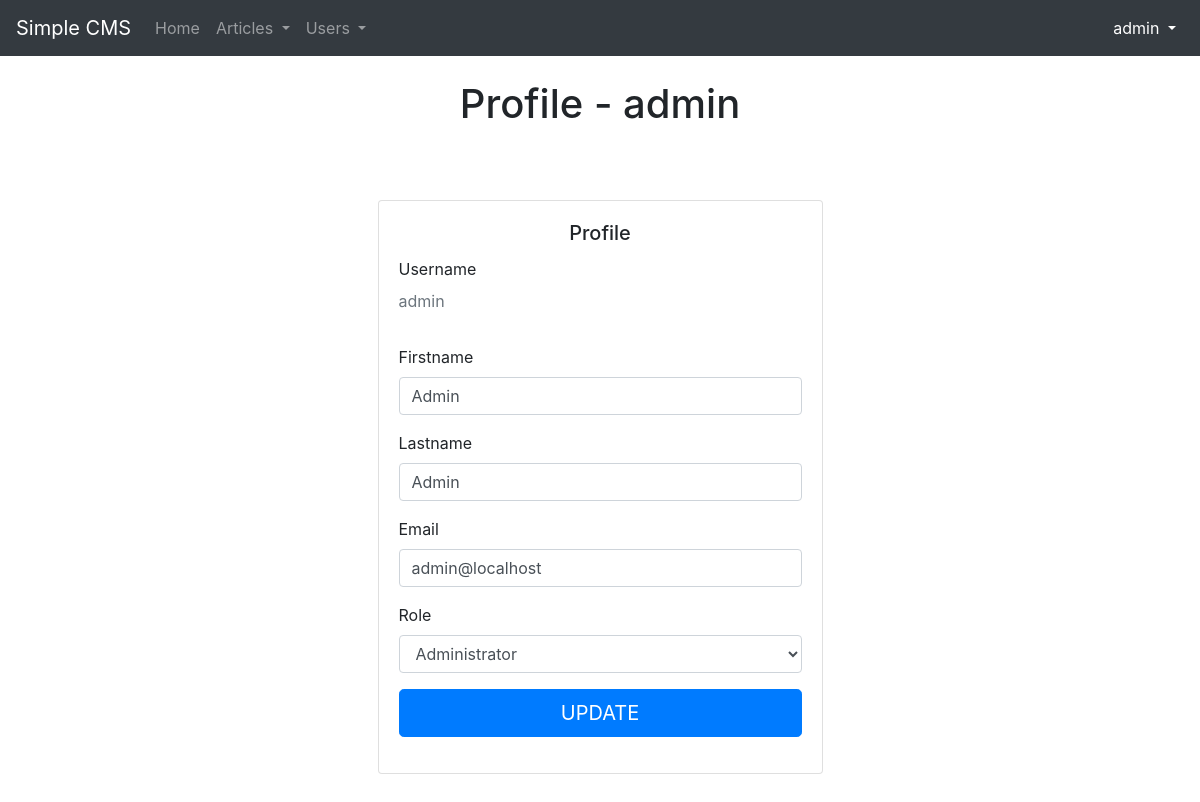
The page /profile.php (signed in) on the database as committed earlier.
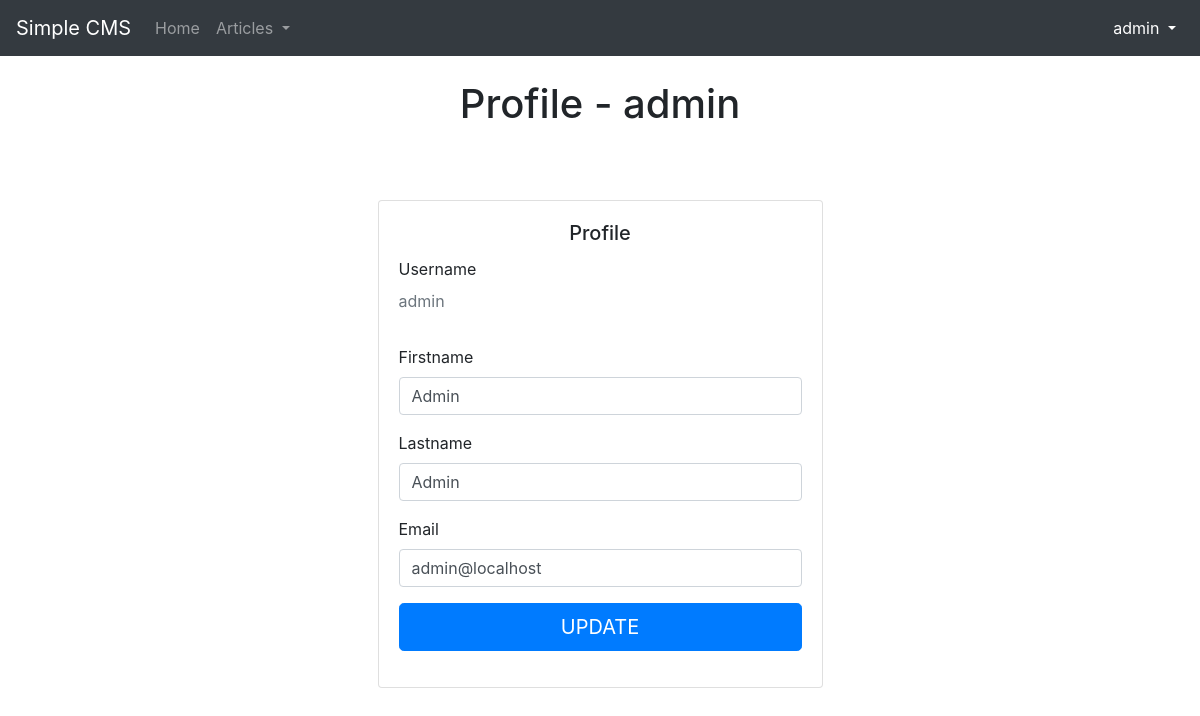
The same page on the database as committed later.
### tables this page shows
CREATE TABLE `users` (
  `ID` int(11) NOT NULL,
  `username` varchar(20) NOT NULL,
  `password` varchar(255) NOT NULL,
  `firstname` varchar(25) NOT NULL,
  `lastname` varchar(25) NOT NULL,
  `email` varchar(45) NOT NULL,
  `role` int(11) NOT NULL DEFAULT '1',
  `nickname` varchar(25) DEFAULT NULL,
  `avatar` varchar(255) DEFAULT NULL,
  `registred_at` timestamp NOT NULL DEFAULT CURRENT_TIMESTAMP
);

### config.php (called while the page is built, shortened)
<?php
	$User_Class = new \site\userClass\user();
	$User_Class->getUserData();
?>

### includes/db.class.php (called while the page is built, shortened)
<?php
	class connection {
		private static $conn, $db_name;
		public static function Select($query, $database = db_name) {
			$result = self::$conn->query($query);
			return $result;
		}
		public static function OpenConnection() {
			self::$conn = new \mysqli(db_host, db_user, db_pass, db_name);
		}
	}
?>

### includes/user.class.php (called while the page is built, shortened)
<?php
	require_once 'includes/db.class.php';
	class user {
		public function getUserData($userID = null) {
			if ($userID === null) {
				$query = sprintf("SELECT * FROM users WHERE ID = '%s'", $_SESSION['user']);
			} else {
				$query = sprintf("SELECT * FROM users WHERE ID = '%s'", $userID);
			}
			$result = connection::Select($query);
		}
	}
?>

### profile.php (the view, shortened to what this page needs)
<?php
	require_once 'config.php';
	$page = "Profile";
?>
<!doctype html>
<html lang="en">
	<?php include_once 'includes/head.php'; ?>
	<body>
		<?php include_once 'includes/header.php'; ?>
		<div class="container">
			<h1 class="text-center mb-4">Profile - <?php echo $User_Class->getData['username']; ?></h1>
			<div class="row">
				<div class="col-sm-9 col-md-7 col-lg-5 mx-auto">
					<div class="card card-signin my-5">
						<div class="card-body">
							<h5 class="card-title text-center">Profile</h5>
							<form action="profile" method="POST" class="form-group">
								<div class="form-label-group pb-3">
									<label for="inputUsername">Username</label>
									<p class="text-muted"><?php echo $User_Class->getData['username']; ?></p>
								</div>
								<div class="form-label-group pb-3">
									<label for="inputFirstname">Firstname</label>
									<input type="text" id="inputFirstname" name="firstname" class="form-control" placeholder="Firstname" value="<?php echo $User_Class->getData['firstname']; ?>" required>
								</div>
								<div class="form-label-group pb-3">
									<label for="inputLastname">Lastname</label>
									<input type="text" id="inputLastname" name="lastname" class="form-control" placeholder="Lastname" value="<?php echo $User_Class->getData['lastname']; ?>" required>
								</div>
								<div class="form-label-group pb-3">
									<label for="inputEmail">Email</label>
									<input type="text" id="inputEmail" name="email" class="form-control" placeholder="Lastname" value="<?php echo $User_Class->getData['email']; ?>" required>
								</div>
								<?php
									if ($User_Class->getData['role'] >= 2) {
								?>
									<div class="form-label-group pb-3">
										<label for="inputRole">Role</label>
										<select name="role" id="inputRole" class="form-control">
											<option value="2" <?php echo ($User_Class->getData['role'] === '2') ? "selected" : "" ?>>Administrator</option>
										</select>
									</div>
								<?php
									}
								?>
								<button class="btn btn-lg btn-primary btn-block text-uppercase" name="submit" type="submit">Update</button>
							</form>
						</div>
					</div>
				</div>
			</div>
		</div>
	</body>
</html>

### includes/header.php (shortened to what this page needs)
<nav class="navbar navbar-expand-lg navbar-dark bg-dark mb-4">
	<a class="navbar-brand" href="<?php echo URL; ?>/home">Simple CMS</a>
	<div class="collapse navbar-collapse" id="navbarNav">
		<ul class="navbar-nav">
			<li class="nav-item <?php echo ($page === 'Home Page') ? 'active' : '' ; ?>">
				<a class="nav-link" href="<?php echo URL; ?>/home">Home <span class="sr-only">(current)</span></a>
			</li>
			<li class="nav-item dropdown <?php echo ($page === 'List Articles') ? 'active' : '' ; ?>">
				<a class="nav-link dropdown-toggle" href="#" id="navbarDropdown" role="button" data-toggle="dropdown" aria-haspopup="true" aria-expanded="false">
					Articles
				</a>
			</li>
			<?php
				$active = ($page === "List Users") ? "active" : "";
				if ($User_Class->getData['role'] >= 2) {
					echo '
						<li class="nav-item dropdown '. $active .'">
							<a class="nav-link dropdown-toggle" href="#" id="navbarDropdown" role="button" data-toggle="dropdown" aria-haspopup="true" aria-expanded="false">
								Users
							</a>
							<div class="dropdown-menu dropdown-menu-right" aria-labelledby="navbarDropdown">
								<a class="dropdown-item" href="'. URL .'/users">List All</a>
								<a class="dropdown-item disabled" href="#">New User</a>
							</div>
						</li>';
				}
			?>
		</ul>
		<ul class="nav navbar-nav ml-auto">
			<li class="nav-item dropdown <?php echo ($page === 'Profile') ? 'active' : '' ; ?>">
				<a class="nav-link dropdown-toggle" href="#" id="navbarDropdown" role="button" data-toggle="dropdown" aria-haspopup="true" aria-expanded="false">
					<?php echo $User_Class->getData['username']; ?>
				</a>
			</li>
		</ul>
	</div>
</nav>

Rows that differ between the two databases and show on the page:
changed users "admin": role "Administrator" → (not shown)
Other text that changed with them:
text no longer shown: "Users Role"
